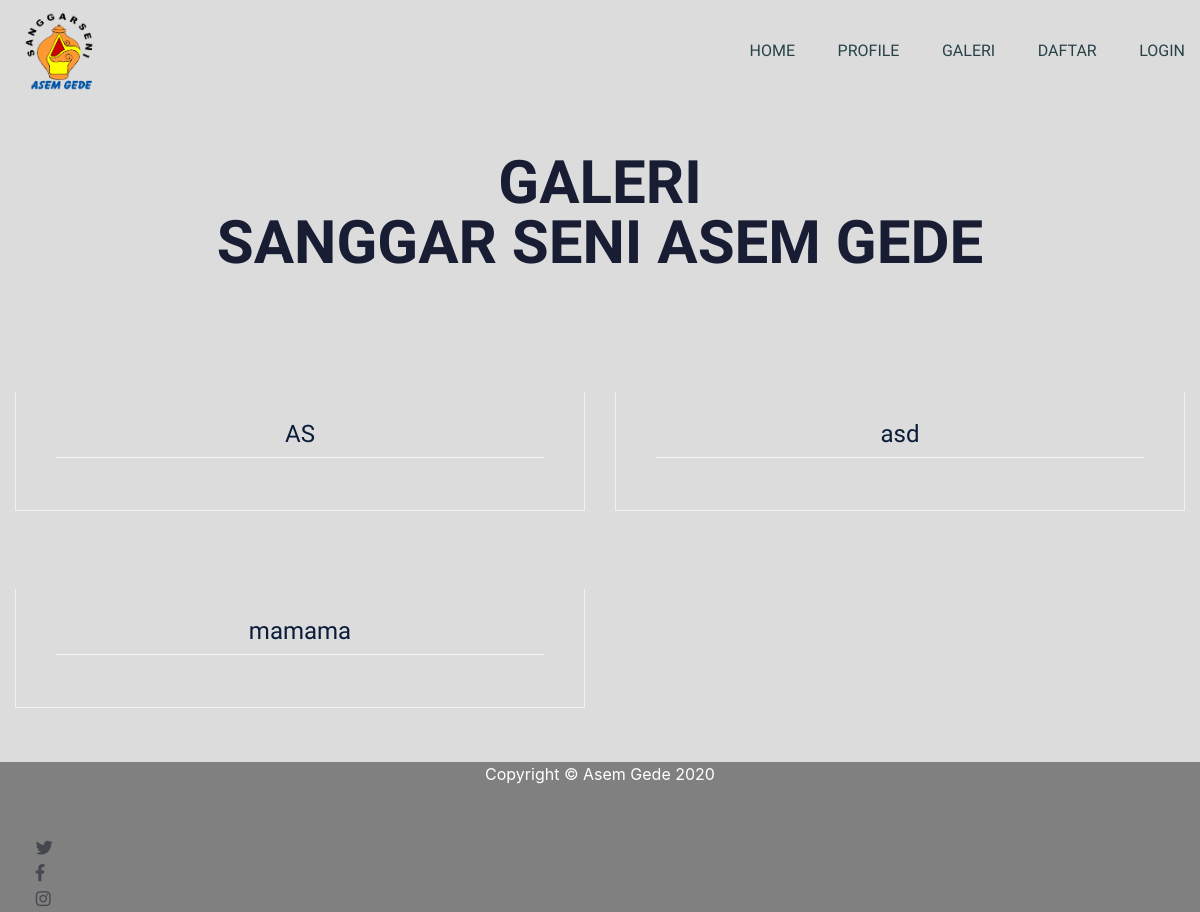
Before: /index.php/page/galeri with the older database file.
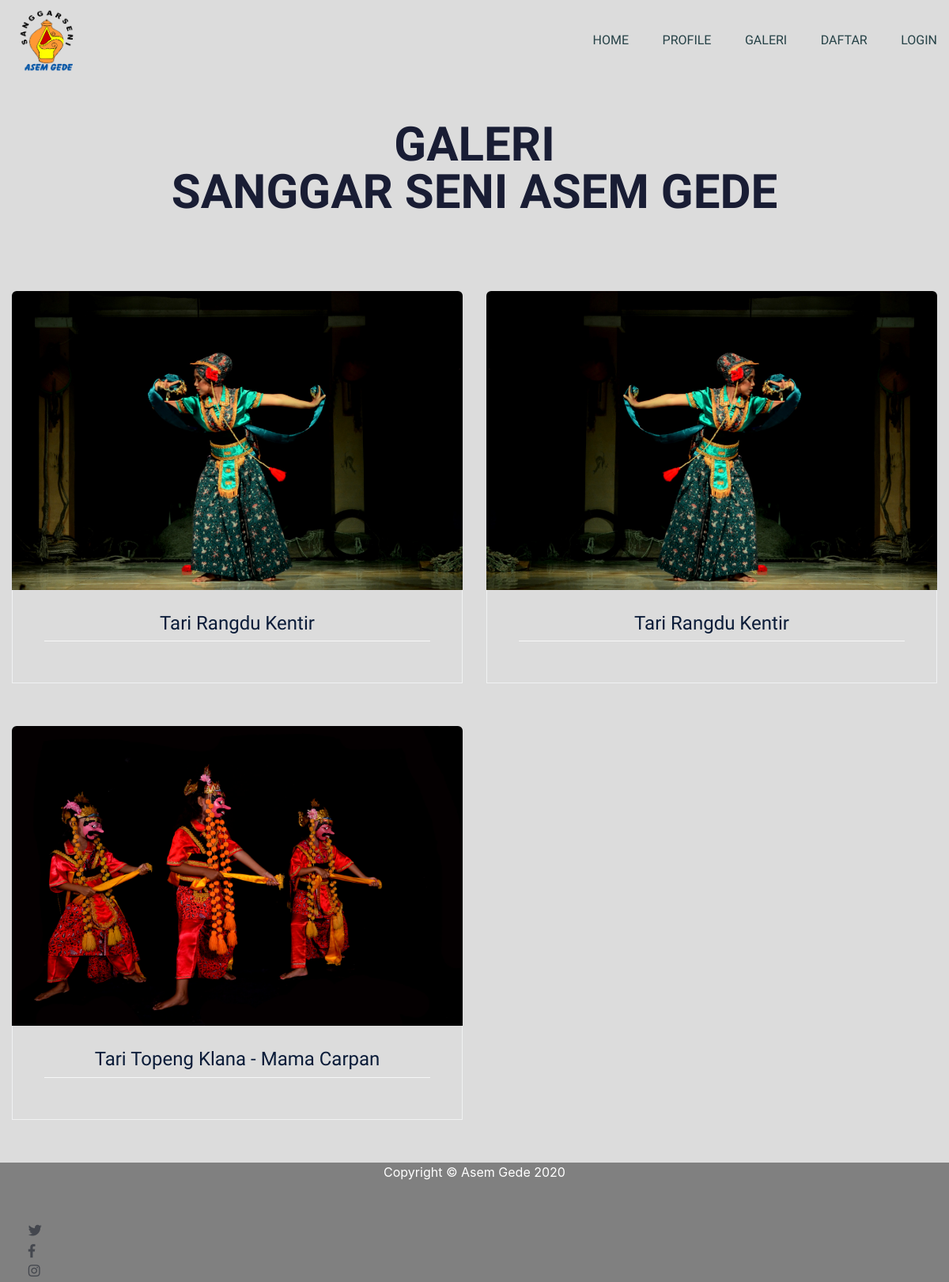
After: the same page with the newer database file.
### tables this page shows
CREATE TABLE `galeri` (
  `id` int(10) NOT NULL,
  `foto` varchar(255) NOT NULL,
  `keterangan` varchar(255) NOT NULL
);

### application/controllers/Page.php (called while the page is built, shortened)
<?php
class Page extends CI_Controller {
	public function galeri()
	{
		$data['title'] = "Galeri";
		$this->load->model('ModelGaleri');
		$data['galeri'] = $this->ModelGaleri->getAllGaleri();
		$this->load->view('public/start', $data);
		$this->load->view('public/galeri', $data);
		$this->load->view('public/end');
	}
}

### index.php (called while the page is built, shortened)
<?php
require_once BASEPATH.'core/CodeIgniter.php';

### application/models/ModelGaleri.php (called while the page is built, shortened)
<?php
class ModelGaleri extends CI_model {
  public function getAllGaleri(){
      return $this->db->get('galeri')->result_array();
  }
}

### application/views/public/galeri.php (the view)
<main>
        <div class="favourite-place pt-padding " id="galeri">
            <div class="container">
                <div class="row">
                    <div class="col-lg-12">
                        <div class="section-tittle text-center">
                            <h2>GALERI <br> SANGGAR SENI ASEM GEDE</h2>
                        </div>
                    </div>
                </div>
                <div class="row text-center">
                <?php foreach ($galeri as $gl): ?>
                    <div class="col-lg-6 col-sm-6 mb-4">
                        <div class="single-place mb-30">
                            <div class="place-img">
                                <img src="<?= base_url().'././upload/galeri/'.$gl['foto']; ?>" alt="">
                            </div>
                            <div class="place-cap">
                                <div class="place-cap-top text-center">
                                    <h4><?=$gl['keterangan'];?></h4>
                                </div>
                            </div>
                        </div>
                    </div>
                <?php endforeach; ?>
                </div>
            </div>
        </div>
         <footer>
        <div class="footer-area " style="background-color: grey">
            <div class="row">
                 <div class="container">
                    <div class="row align-items-center">
                        <div class="col-lg-12 text-lg-center" style="color: white">Copyright &copy; Asem Gede <?=date('Y')?></div>
                        <br>
                        <div class="row pt-padding">
                            <div class="col-xl-5 col-lg-5 col-md-5">
                                <div class="footer-social f-right col-lg-4 my-3 my-lg-0 ">
                                    <a href="#"><i class="fab fa-twitter"></i></a>
                                    <a href="#"><i class="fab fa-facebook-f"></i></a>
                                    <a href="#"><i class="fab fa-instagram"></i></a>
                                </div>
                            </div>
                    </div>
                </div>
            </div>
        </div>
        </footer>
    </main>

### application/views/public/start.php (shortened to what this page needs)
<!doctype html>
<html class="no-js" lang="zxx">
    <head>
            <link rel="stylesheet" href="<?=base_url().'assets/user/';?>dep/css/bootstrap.min.css">
            <link rel="stylesheet" href="<?=base_url().'assets/user/';?>dep/css/owl.carousel.min.css">
            <link rel="stylesheet" href="<?=base_url().'assets/user/';?>dep/css/flaticon.css">
            <link rel="stylesheet" href="<?=base_url().'assets/user/';?>dep/css/slicknav.css">
            <link rel="stylesheet" href="<?=base_url().'assets/user/';?>dep/css/animate.min.css">
            <link rel="stylesheet" href="<?=base_url().'assets/user/';?>dep/css/magnific-popup.css">
            <link rel="stylesheet" href="<?=base_url().'assets/user/';?>dep/css/fontawesome-all.min.css">
            <link rel="stylesheet" href="<?=base_url().'assets/user/';?>dep/css/themify-icons.css">
            <link rel="stylesheet" href="<?=base_url().'assets/user/';?>dep/css/slick.css">
            <link rel="stylesheet" href="<?=base_url().'assets/user/';?>dep/css/nice-select.css">
            <link rel="stylesheet" href="<?=base_url().'assets/user/';?>dep/css/style.css">
   </head>
   <body style="background-color: #DCDCDC" >
    <header>
       <div class="header-area">
            <div class="main-header ">
               <div class="header-bottom  header-sticky">
                    <div class="container">
                        <div class="row align-items-center">
                            <div class="col-xl-2 col-lg-2 col-md-1">
                                <div class="logo">
                                  <a href="<?=base_url();?>"><img src="<?=base_url().'assets/user/';?>dep/img/logo/logo.png" width="90" height="80" alt=""></a>
                                </div>
                            </div>
                            <div class="col-xl-10 col-lg-10 col-md-10">
                                <div class="main-menu f-right d-none d-lg-block">
                                    <nav >
                                        <ul  >
                                            <li><a href="<?=base_url().'page/home';?>">Home</a></li>
                                            <li><a href="<?=base_url().'page/profile';?>">Profile</a></li>
                                            <li><a href="<?=base_url().'page/galeri';?>">Galeri</a></li>
                                            <li><a href="<?=base_url().'page/daftar';?>">Daftar</a></li>
                                            <li><a href="<?=base_url().'login';?>">Login</a></li>
                                        </ul>
                                    </nav>
                                </div>
                            </div>
                            <div class="col-12">
                            </div>
                        </div>
                    </div>
               </div>
            </div>
       </div>
    </header>

### application/views/public/end.php (shortened to what this page needs)
    </body>
</html>

Changed rows visible on the page:
removed galeri: keterangan "AS"
removed galeri: keterangan "asd"
removed galeri: keterangan "mamama"
added galeri: foto (picture), keterangan "Tari Rangdu Kentir"
added galeri: foto (picture), keterangan "Tari Rangdu Kentir"
added galeri: foto (picture), keterangan "Tari Topeng Klana - Mama Carpan"
